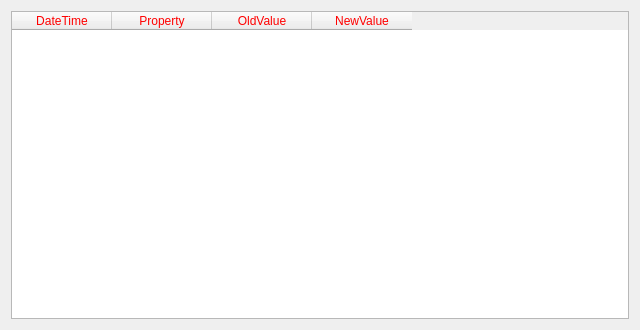
<?xml version="1.0" encoding="UTF-8"?>
<ui version="4.0">
 <class>ICModifyFrame</class>
 <widget class="QFrame" name="ICModifyFrame">
  <property name="geometry">
   <rect>
    <x>0</x>
    <y>0</y>
    <width>640</width>
    <height>330</height>
   </rect>
  </property>
  <property name="windowTitle">
   <string>Frame</string>
  </property>
  <property name="styleSheet">
   <string notr="true">QMessageBox QAbstractButton
{
    min-width: 90px;
	min-height:30px;
}
</string>
  </property>
  <property name="frameShape">
   <enum>QFrame::NoFrame</enum>
  </property>
  <property name="frameShadow">
   <enum>QFrame::Plain</enum>
  </property>
  <layout class="QVBoxLayout" name="verticalLayout">
   <item>
    <widget class="ICTableWidget" name="logTable">
     <property name="sizePolicy">
      <sizepolicy hsizetype="Preferred" vsizetype="Preferred">
       <horstretch>0</horstretch>
       <verstretch>0</verstretch>
      </sizepolicy>
     </property>
     <property name="styleSheet">
      <string notr="true">alternate-background-color: rgb(255, 170, 255);
color: rgb(255, 0, 0);</string>
     </property>
     <property name="editTriggers">
      <set>QAbstractItemView::NoEditTriggers</set>
     </property>
     <property name="alternatingRowColors">
      <bool>true</bool>
     </property>
     <property name="selectionMode">
      <enum>QAbstractItemView::SingleSelection</enum>
     </property>
     <property name="selectionBehavior">
      <enum>QAbstractItemView::SelectRows</enum>
     </property>
     <attribute name="verticalHeaderShowSortIndicator" stdset="0">
      <bool>false</bool>
     </attribute>
     <column>
      <property name="text">
       <string>DateTime</string>
      </property>
     </column>
     <column>
      <property name="text">
       <string>Property</string>
      </property>
     </column>
     <column>
      <property name="text">
       <string>OldValue</string>
      </property>
     </column>
     <column>
      <property name="text">
       <string>NewValue</string>
      </property>
     </column>
    </widget>
   </item>
  </layout>
 </widget>
 <customwidgets>
  <customwidget>
   <class>ICTableWidget</class>
   <extends>QTableWidget</extends>
   <header>ictablewidget.h</header>
  </customwidget>
 </customwidgets>
 <resources/>
 <connections/>
</ui>
